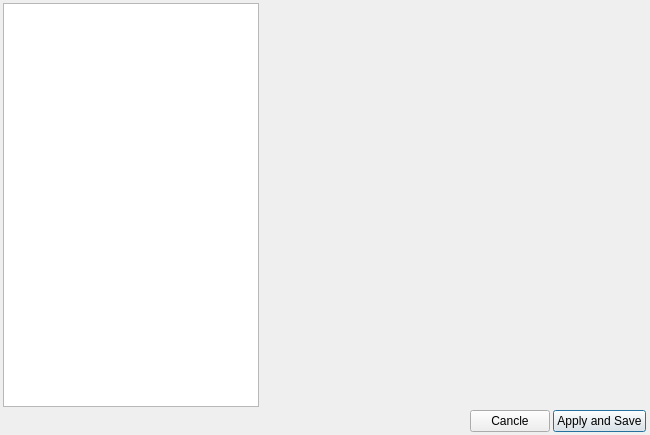
<?xml version="1.0" encoding="UTF-8"?>
<ui version="4.0">
 <class>AdditionalSettings</class>
 <widget class="QDialog" name="AdditionalSettings">
  <property name="geometry">
   <rect>
    <x>0</x>
    <y>0</y>
    <width>650</width>
    <height>435</height>
   </rect>
  </property>
  <property name="windowTitle">
   <string>Dialog</string>
  </property>
  <layout class="QGridLayout" name="gridLayout_2">
   <property name="leftMargin">
    <number>3</number>
   </property>
   <property name="topMargin">
    <number>3</number>
   </property>
   <property name="rightMargin">
    <number>3</number>
   </property>
   <property name="bottomMargin">
    <number>3</number>
   </property>
   <property name="spacing">
    <number>3</number>
   </property>
   <item row="0" column="0" rowspan="2">
    <widget class="QTreeWidget" name="SettingList">
     <property name="sizePolicy">
      <sizepolicy hsizetype="Fixed" vsizetype="Expanding">
       <horstretch>0</horstretch>
       <verstretch>0</verstretch>
      </sizepolicy>
     </property>
     <attribute name="headerVisible">
      <bool>false</bool>
     </attribute>
     <column>
      <property name="text">
       <string notr="true">1</string>
      </property>
     </column>
    </widget>
   </item>
   <item row="0" column="1">
    <spacer name="horizontalSpacer">
     <property name="orientation">
      <enum>Qt::Horizontal</enum>
     </property>
     <property name="sizeHint" stdset="0">
      <size>
       <width>378</width>
       <height>1</height>
      </size>
     </property>
    </spacer>
   </item>
   <item row="1" column="2">
    <spacer name="verticalSpacer">
     <property name="orientation">
      <enum>Qt::Vertical</enum>
     </property>
     <property name="sizeHint" stdset="0">
      <size>
       <width>1</width>
       <height>40</height>
      </size>
     </property>
    </spacer>
   </item>
   <item row="1" column="1">
    <layout class="QGridLayout" name="contentLayout"/>
   </item>
   <item row="2" column="1">
    <layout class="QGridLayout" name="selectLayout">
     <item row="0" column="0">
      <spacer name="horizontalSpacer_2">
       <property name="orientation">
        <enum>Qt::Horizontal</enum>
       </property>
       <property name="sizeHint" stdset="0">
        <size>
         <width>40</width>
         <height>20</height>
        </size>
       </property>
      </spacer>
     </item>
     <item row="0" column="2">
      <widget class="QPushButton" name="btnAccept">
       <property name="text">
        <string>Apply and Save</string>
       </property>
      </widget>
     </item>
     <item row="0" column="1">
      <widget class="QPushButton" name="btnReject">
       <property name="text">
        <string>Cancle</string>
       </property>
      </widget>
     </item>
    </layout>
   </item>
  </layout>
 </widget>
 <resources/>
 <connections/>
</ui>
